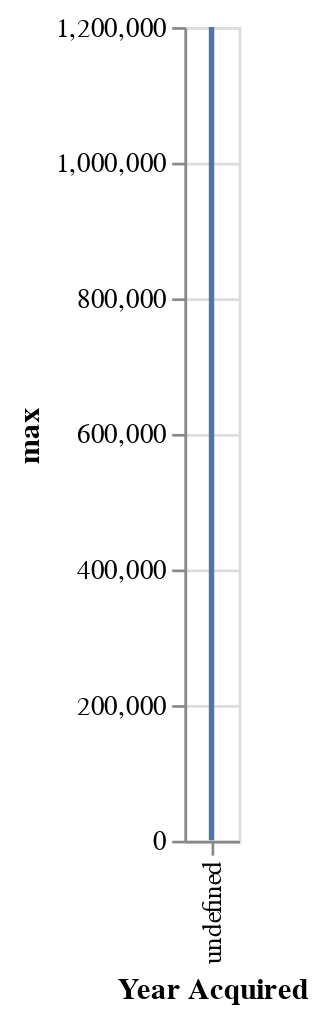

Notebook code for this chart:
### Markdown cell above
So, this is a case were we not have a very different dataframe from were we started.  Its not that we necessarily *can't* make this kind of plot using the original dataframe with vega-lite, but if we are already doing analysis and transforms in Python with our data, we can then use Altair to export the results of this analysis to share with others.  So, let's get to it! First, let's re-make this plot with Altair:

### Code cell
# first, just one line
lines = alt.Chart(stats).mark_line().encode(
    alt.X("Year Acquired:O"),
    #alt.X('max:Q'),
    alt.Y("max:Q")
)
lines

### Figure 1 — Vega-Lite specification as saved in the notebook (floating-point values rounded to 4 significant figures; data arrays with more than 128 entries replaced by an {"elided": "..."} marker saying what was removed)
{"config": {"view": {"continuousWidth": 300, "continuousHeight": 300}}, "data": {"name": "data-afcb5e60afa7f52d4f20bcbe4ebb2521"}, "mark": {"type": "line"}, "encoding": {"x": {"field": "Year Acquired", "type": "ordinal"}, "y": {"field": "max", "type": "quantitative"}}, "$schema": "https://vega.github.io/schema/vega-lite/v5.20.1.json", "datasets": {"data-afcb5e60afa7f52d4f20bcbe4ebb2521": {"elided": "171 records"}}}
